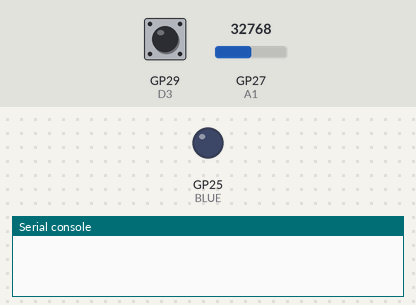
Simulated run of this program. Board: Raspberry Pi Pico running MicroPython. Parts: output pins drawn as LEDs (lit = HIGH), the last lines printed to the serial console. Dashed ring = blinking. The inputs (shaded band) are chosen by the test bench; at power-on: GP29 (D3) HIGH, GP27 (A1) = 32768 (analog values on the 0–65535 scale).

Above: at 1.2 s.
1.3 s: GP29 (D3) pulled LOW for 3.2 s
At 1.7 s:
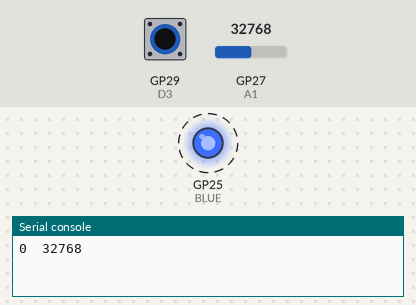
6.8 s: GP29 (D3) pulled LOW for 0.15 s
At 7.1 s:
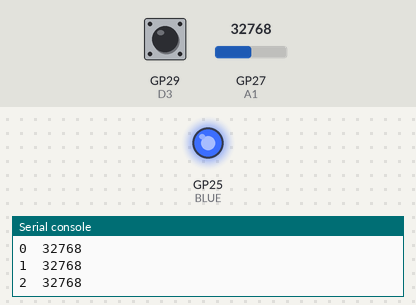
9.9 s: GP29 (D3) pulled LOW for 1 s
At 13.2 s:
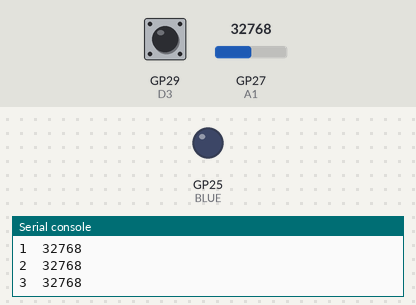
Timing chart, 0 to 14.7 s (numbered marks = the images above; inputs shaded):
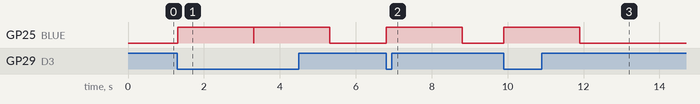

Measured:
- after the input at 1.3 s, GP25 (BLUE): alternates HIGH for 2.0 s and LOW for 0.01 s, starting at once
- after the input at 6.8 s, GP25 (BLUE): LOW → HIGH at once, → LOW 2.0 s later
- after the input at 9.9 s, GP25 (BLUE): LOW → HIGH at once, → LOW 2.0 s later

The program:

ADpushbutton.py
```python
from machine import ADC, Pin
import time

D3 = Pin(29, Pin.IN, Pin.PULL_UP)
BLUE = Pin(25, Pin.OUT)
A1 = ADC(Pin(27))

#button push -> AD value will be printed

count = 0
while True:
    if D3.value() == 0:
        ad = A1.read_u16()
        print(f"{count}\t{ad}")
        BLUE.on()
        time.sleep(2)
        BLUE.off()
        count += 1
    time.sleep_ms(10)
```
